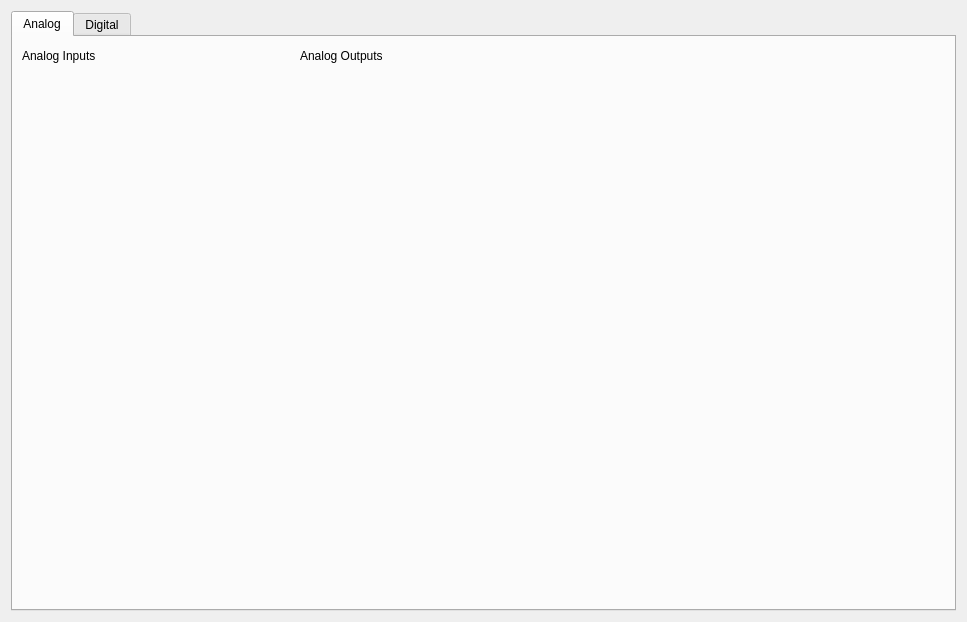
<?xml version="1.0" encoding="UTF-8"?>
<ui version="4.0">
 <class>EFrame</class>
 <widget class="QEFrame" name="EFrame">
  <property name="geometry">
   <rect>
    <x>0</x>
    <y>0</y>
    <width>967</width>
    <height>622</height>
   </rect>
  </property>
  <property name="minimumSize">
   <size>
    <width>100</width>
    <height>100</height>
   </size>
  </property>
  <property name="sizeIncrement">
   <size>
    <width>1</width>
    <height>1</height>
   </size>
  </property>
  <property name="windowTitle">
   <string>Analog and Digital I/O</string>
  </property>
  <layout class="QVBoxLayout" name="verticalLayout">
   <item>
    <widget class="QTabWidget" name="tabWidget">
     <property name="currentIndex">
      <number>0</number>
     </property>
     <widget class="QWidget" name="tab">
      <attribute name="title">
       <string>Analog</string>
      </attribute>
      <layout class="QVBoxLayout" name="verticalLayout_6">
       <item>
        <layout class="QHBoxLayout" name="horizontalLayout" stretch="3,7">
         <property name="spacing">
          <number>1</number>
         </property>
         <item>
          <layout class="QVBoxLayout" name="verticalLayout_5">
           <item>
            <widget class="QLabel" name="label_3">
             <property name="maximumSize">
              <size>
               <width>16777215</width>
               <height>20</height>
              </size>
             </property>
             <property name="text">
              <string>Analog Inputs</string>
             </property>
            </widget>
           </item>
           <item>
            <widget class="QEFormGrid" name="qeformgrid">
             <property name="uiFile">
              <string>galil_ctrl_analog_in.ui</string>
             </property>
             <property name="variableSubstitutions" stdset="0">
              <string/>
             </property>
             <property name="number">
              <number>8</number>
             </property>
             <property name="slotStrings">
              <stringlist/>
             </property>
             <property name="rowNumberOffset" stdset="0">
              <number>0</number>
             </property>
             <property name="rowNumberWidth">
              <number>1</number>
             </property>
            </widget>
           </item>
          </layout>
         </item>
         <item>
          <layout class="QVBoxLayout" name="verticalLayout_2">
           <item>
            <widget class="QLabel" name="label_2">
             <property name="minimumSize">
              <size>
               <width>0</width>
               <height>0</height>
              </size>
             </property>
             <property name="maximumSize">
              <size>
               <width>16777215</width>
               <height>20</height>
              </size>
             </property>
             <property name="text">
              <string>Analog Outputs</string>
             </property>
            </widget>
           </item>
           <item>
            <widget class="QEFormGrid" name="qeformgrid_2">
             <property name="uiFile">
              <string>galil_ctrl_analog_out.ui</string>
             </property>
             <property name="number">
              <number>8</number>
             </property>
             <property name="rowNumberOffset" stdset="0">
              <number>0</number>
             </property>
             <property name="rowNumberWidth">
              <number>1</number>
             </property>
            </widget>
           </item>
          </layout>
         </item>
        </layout>
       </item>
      </layout>
     </widget>
     <widget class="QWidget" name="tab_2">
      <attribute name="title">
       <string>Digital</string>
      </attribute>
      <layout class="QVBoxLayout" name="verticalLayout_4">
       <item>
        <layout class="QVBoxLayout" name="verticalLayout_3" stretch="1,10,10,10,1,20,10">
         <item>
          <widget class="QLabel" name="label_4">
           <property name="sizePolicy">
            <sizepolicy hsizetype="Preferred" vsizetype="Preferred">
             <horstretch>0</horstretch>
             <verstretch>0</verstretch>
            </sizepolicy>
           </property>
           <property name="text">
            <string>Inputs</string>
           </property>
          </widget>
         </item>
         <item>
          <widget class="QEForm" name="qeform_2">
           <property name="minimumSize">
            <size>
             <width>300</width>
             <height>0</height>
            </size>
           </property>
           <property name="uiFile" stdset="0">
            <string>galil_ctrl_digital_in.ui</string>
           </property>
           <property name="variableSubstitutions" stdset="0">
            <string>BYTE=0</string>
           </property>
           <property name="resizeContents">
            <bool>true</bool>
           </property>
          </widget>
         </item>
         <item>
          <widget class="QEForm" name="qeform_3">
           <property name="minimumSize">
            <size>
             <width>300</width>
             <height>0</height>
            </size>
           </property>
           <property name="uiFile" stdset="0">
            <string>galil_ctrl_digital_in.ui</string>
           </property>
           <property name="variableSubstitutions" stdset="0">
            <string>BYTE=1</string>
           </property>
           <property name="resizeContents">
            <bool>true</bool>
           </property>
          </widget>
         </item>
         <item>
          <widget class="QEForm" name="qeform_4">
           <property name="minimumSize">
            <size>
             <width>300</width>
             <height>0</height>
            </size>
           </property>
           <property name="uiFile" stdset="0">
            <string>galil_ctrl_digital_in.ui</string>
           </property>
           <property name="variableSubstitutions" stdset="0">
            <string>BYTE=2</string>
           </property>
           <property name="resizeContents">
            <bool>true</bool>
           </property>
          </widget>
         </item>
         <item>
          <widget class="QLabel" name="label_5">
           <property name="sizePolicy">
            <sizepolicy hsizetype="Preferred" vsizetype="Preferred">
             <horstretch>0</horstretch>
             <verstretch>0</verstretch>
            </sizepolicy>
           </property>
           <property name="text">
            <string>Outputs</string>
           </property>
          </widget>
         </item>
         <item>
          <widget class="QEForm" name="qeform_5">
           <property name="minimumSize">
            <size>
             <width>300</width>
             <height>0</height>
            </size>
           </property>
           <property name="uiFile" stdset="0">
            <string>galil_ctrl_digital_out.ui</string>
           </property>
           <property name="variableSubstitutions" stdset="0">
            <string>WORD=0</string>
           </property>
           <property name="resizeContents">
            <bool>true</bool>
           </property>
          </widget>
         </item>
         <item>
          <widget class="QEForm" name="qeform">
           <property name="minimumSize">
            <size>
             <width>300</width>
             <height>0</height>
            </size>
           </property>
           <property name="uiFile" stdset="0">
            <string>galil_ctrl_digital_out_8bit.ui</string>
           </property>
           <property name="variableSubstitutions" stdset="0">
            <string>WORD=1</string>
           </property>
          </widget>
         </item>
        </layout>
       </item>
      </layout>
     </widget>
    </widget>
   </item>
  </layout>
 </widget>
 <customwidgets>
  <customwidget>
   <class>QEForm</class>
   <extends>QWidget</extends>
   <header>QEForm.h</header>
  </customwidget>
  <customwidget>
   <class>QEFormGrid</class>
   <extends>QEFrame</extends>
   <header>QEFormGrid.h</header>
  </customwidget>
  <customwidget>
   <class>QEFrame</class>
   <extends>QFrame</extends>
   <header>QEFrame.h</header>
   <container>1</container>
  </customwidget>
 </customwidgets>
 <resources/>
 <connections/>
</ui>
